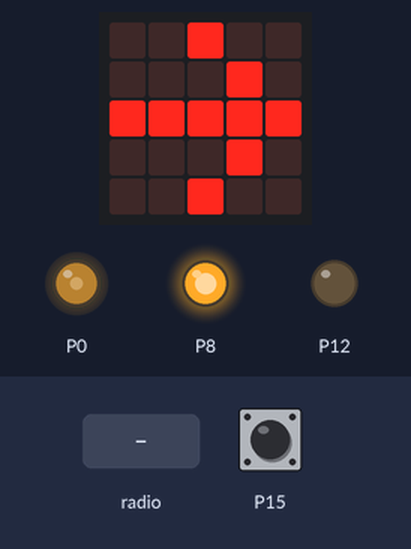
The program below on a simulated BBC micro:bit running MicroPython. Parts: the board's 5×5 LED display, output pins drawn as LEDs (lit = HIGH). Dashed ring = blinking. Inputs (shaded band) come from the test bench; at power-on: P15 LOW. Pins used as bus, display or sensor lines are not drawn.

Above: at 1.6 s.
1.7 s: P15 pulled HIGH for 1 s
At 2.5 s:
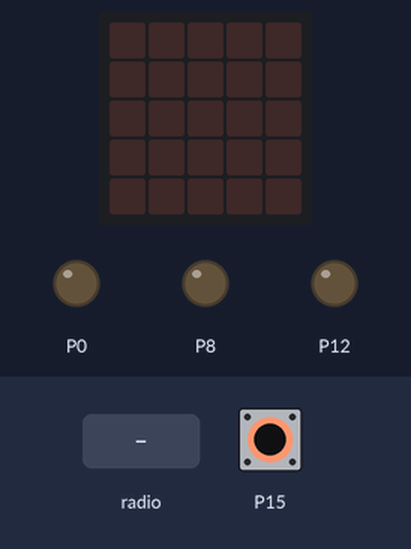
At 3.5 s:
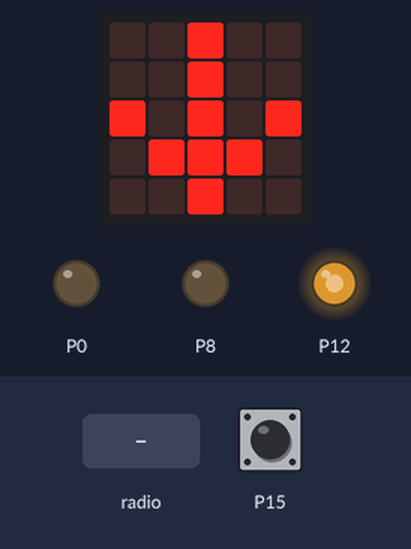
4.2 s: radio message "fwd" arrives
At 6.1 s:
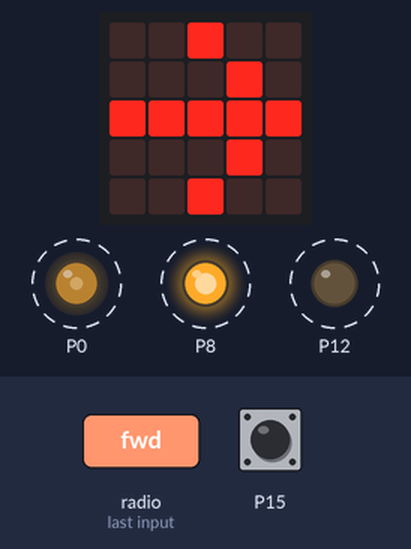
Timing chart, 0 to 16.2 s (numbered marks = the images above; inputs shaded):
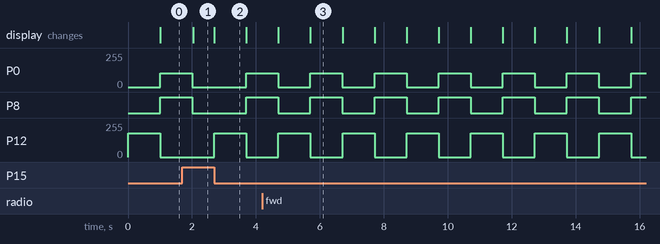

Measured:
- after the input at 1.7 s, the display: changes after 0.35 s (image 1)
- by itself, P0: alternates 102/255 for 1.0 s and 0/255 for 1.0 s
- by itself, P8: alternates HIGH for 1.0 s and LOW for 1.0 s
- by itself, P12: alternates 178/255 for 1.0 s and 0/255 for 1.0 s
- what the display in image 2 shows lasts 1.0 s, from 2.7 s to 3.7 s

The program:

microbit_robot.py
```python
"""
    microbit_robot.py

    This file implements the code needed to run the motors on a simple
    2 wheel robot and perform collision avoidance.

    It utilizes the KMotor library to control the motors.

    It provides collision avoidance using
    a Sharp GP2Y0D810Z0F Digital Distance sensor.

    The Robot class listens for commands over the radio interface.

    License: The MIT License (MIT)

    Copyright (c) 2018 Alan Yorinks

"""
from microbit import pin0, pin8, pin12, pin15, pin16, Image, sleep


class KMotor:
    """
    This class is used to control 2 motors with the Kitronic
    Motor Driver Board
    """

    # Motor Directions
    FORWARD = 0
    REVERSE = 1

    # Motor Selectors
    MOTOR_1 = 0
    MOTOR_2 = 1

    def __init__(self):
        """
        Turn off both motors and clear the display
        """
        self.motor_off(KMotor.MOTOR_1)
        self.motor_off(KMotor.MOTOR_2)
        display.clear()

    def motor_on(self, motor, direction, speed=100):
        """
        Turn motor with the given direction and speed.
        If speed is out of range, the NO image will
        be displayed and no motor will be turned on.
        :param motor: KMotor.MOTOR1 or KMotor.Motor2
        :param direction: KMotor.FORWARD or KMOTOR.REVERSE
        :param speed: 0 - 100
        :return:
        """
        # make sure the speed is within range
        if not 0 <= speed <= 100:
            # not display a "NO" and return
            display.show(Image.NO)
            return

        # speed needs to be scaled from 0-100 to 0-1023
        speed = self._scale(speed)

        # Move Motor Forward
        if direction == KMotor.FORWARD:
            if motor == KMotor.MOTOR_1:
                pin8.write_analog(speed)
                pin12.write_digital(0)
            elif motor == KMotor.MOTOR_2:
                pin0.write_analog(speed)
                pin16.write_digital(0)

        # Move Motor In Reverse
        else:
            if motor == KMotor.MOTOR_1:
                pin12.write_analog(speed)
                pin8.write_digital(0)
            elif motor == KMotor.MOTOR_2:
                pin16.write_analog(speed)
                pin0.write_digital(0)

    def motor_off(self, motor):
        """
        Place motor in coast mode
        :param motor: KMotor.MOTOR1 or KMotor.Motor2
        :return:
        """
        if motor == KMotor.MOTOR_1:
            pin8.write_analog(0)
            pin12.write_analog(0)
        else:
            pin0.write_analog(0)
            pin16.write_analog(0)

    def motor_brake(self, motor):
        """
        Brake the selected motor.
        :param motor:
        :return:
        """
        if motor == KMotor.MOTOR_1:
            pin8.write_digital(1)
            pin12.write_digital(1)
        else:
            pin0.write_digital(1)
            pin16.write_digital(1)

    def _scale(self, value):
        """
        Scale the speed from 0-100 to 0-1023
        :param value: 0-100
        :return: scaled speed
        """
        new_value = (1023 / 100) * value
        return int(new_value)


from microbit import display
import radio


class Robot:
    """
    This class runs a simple 2 wheel/2motor robot.
    It listens for commands over the radio interface
    and dispatches the method associated with the command.

    It also monitors the Sharp GP2Y0D810Z0F Digital Distance Sensor
    for objects that are in front of the robot
    """

    def __init__(self):
        """
        Instantiate an instance of KMotor.
        Display a "smile" to let the use know that upon
        first power up, we are alive.
        Create a dispatch table for each radio command.
        Turn on the radio and wait for commands to come in.
        """

        # instantiate a motor object
        self.km = KMotor()

        # display something so that we know the board is
        # alive
        display.show(Image.HAPPY)

        # build a dispatch dictionary to allow us
        # to quickly execute each incoming command
        self.dispatch = {'fwd': self.go_forward,
                         'rev': self.go_reverse,
                         'left': self.go_left,
                         'right': self.go_right,
                         'spin_right': self.spin_right,
                         'spin_left': self.spin_left,
                         'stop': self.stop,
                         }
        # turn on the micro:bit radio so that we can receive commands.
        radio.on()

        while True:
            # check to see if we need to perform an avoidance maneuver.
            # when an object is near, the distance sensor returns a digital 0.
            # if a crash is imminent, reverse and go right
            if not pin15.read_digital():
                self.go_reverse()
                sleep(1000)
                self.go_right()
                sleep(1000)
                self.stop()

            # get next command
            cmd = radio.receive()
            if cmd is None:
                pass
            else:
                # move motors based on command
                # fetch command from command table
                op = self.dispatch.get(cmd, None)
                # if a command has been fetched, execute it
                if op:
                    op()

    # motion command handlers
    def go_forward(self):
        display.show(Image.ARROW_N)
        # adjust speeds to help robot go straight
        self.km.motor_on(self.km.MOTOR_1, self.km.FORWARD, 60)
        self.km.motor_on(self.km.MOTOR_2, self.km.FORWARD, 60)

    def go_reverse(self):
        display.show(Image.ARROW_S)
        # adjust speeds to help robot go straight
        self.km.motor_on(self.km.MOTOR_1, self.km.REVERSE, 70)
        self.km.motor_on(self.km.MOTOR_2, self.km.REVERSE)

    def go_left(self):
        display.show(Image.ARROW_W)
        # adjust speed to turn the robot
        self.km.motor_on(self.km.MOTOR_1, self.km.FORWARD, 40)
        self.km.motor_on(self.km.MOTOR_2, self.km.FORWARD)

    def go_right(self):
        display.show(Image.ARROW_E)
        # adjust speed to turn the robot
        self.km.motor_on(self.km.MOTOR_1, self.km.FORWARD)
        self.km.motor_on(self.km.MOTOR_2, self.km.FORWARD, 40)

    def spin_right(self):
        display.show(Image.ARROW_SE)
        self.km.motor_on(self.km.MOTOR_1, self.km.FORWARD)
        self.km.motor_on(self.km.MOTOR_2, self.km.REVERSE)

    def spin_left(self):
        display.show(Image.ARROW_SW)
        self.km.motor_on(self.km.MOTOR_2, self.km.FORWARD)
        self.km.motor_on(self.km.MOTOR_1, self.km.REVERSE)

    def stop(self):
        self.km.motor_off(self.km.MOTOR_1)
        self.km.motor_off(self.km.MOTOR_2)
        display.clear()


# instantiate a Robot
r = Robot()
```
